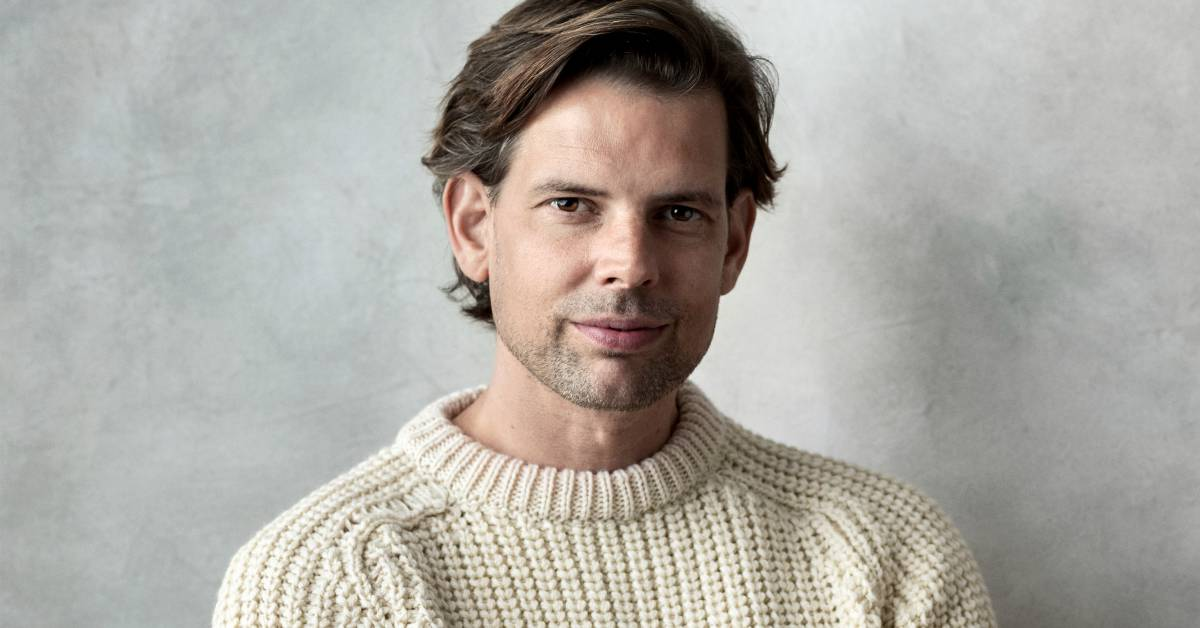
#> input picture images/alex-schulman.jpg, 1200 x 628 px; its folder holds only this picture in this run
$ python Face_Detector.py
#> lines starting #> are read from the running program, lines starting #| are printed output that depends on the picture; after the words box and inside, x2 and y2 are one past the last pixel; in counts of white or black regions, pixels touching at a corner belong together
import cv2
import os

# A ML model built to identify faces - trained on large amounts of black/white images of faces
trained_face_data = cv2.CascadeClassifier('haarcascade_frontalface_default.xml')

# Put all images of faces you wish to classify in this directory
folder_dir = "images"

# Goes through all images in the folder. Uses multiscale-detection, so the size
# of the image / size of the face within the image does not matter.
for image in os.listdir(folder_dir):
    img = cv2.imread("images/" + image)
#> img is the input picture: shape (628, 1200, 3); mean B, G, R 163.5, 169.8, 173
    blackwhite_img = cv2.cvtColor(img, cv2.COLOR_BGR2GRAY)
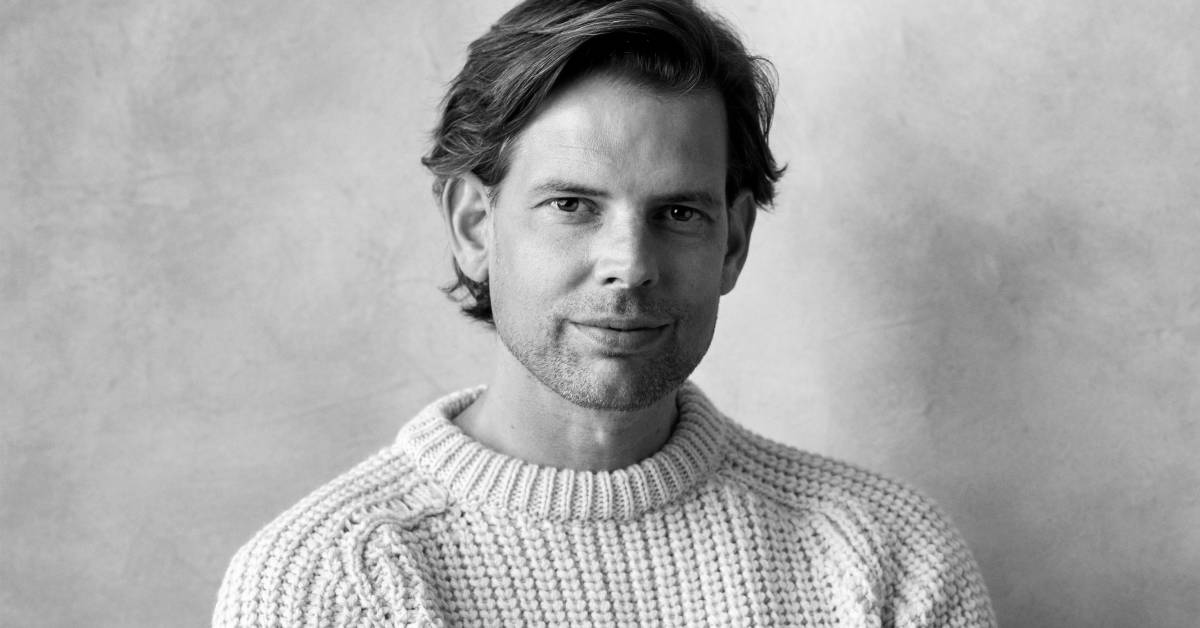
#> blackwhite_img: shape (628, 1200); min 0, max 255, mean 170.1

    face_coordinates = trained_face_data.detectMultiScale(blackwhite_img)
#> face_coordinates = [[586, 590, 30, 30], [465, 94, 304, 304]]

    for (x, y, w, h) in face_coordinates:
        cv2.rectangle(img, (x, y), (x + w, y + h), (0, 255, 0), 2)
#> this loop made 2 passes
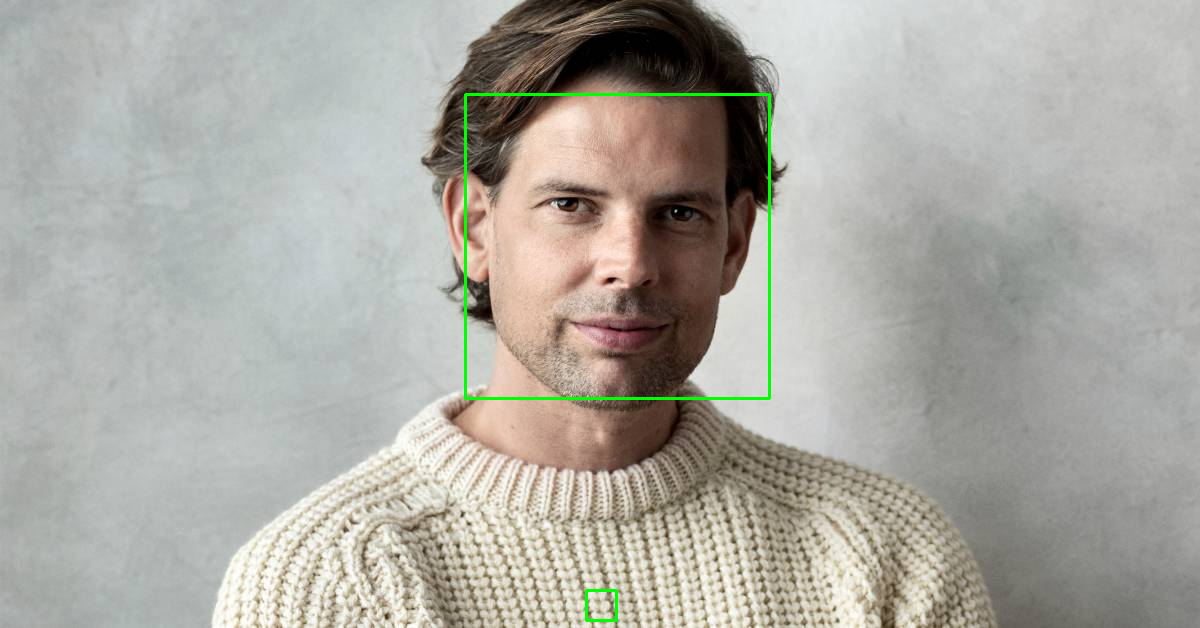
#> img: shape (628, 1200, 3); 0.53% of pixels changed, all inside (x1, y1, x2, y2) = (464, 93, 771, 622)

    width = img.shape[1]
#> width = 1200
    height = img.shape[0]
#> height = 628
    ratio = width/height
#> ratio = 1.91

# Display the image with face detection (also normalizes the size)
    cv2.imshow('Face Detector', cv2.resize(img, (700, int(700/ratio))))
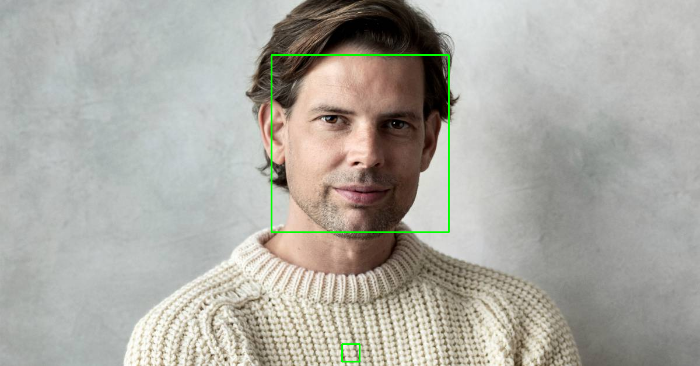
#> window 'Face Detector': shape (366, 700, 3); mean B, G, R 162.8, 170.3, 172.1

# Display the image until the window is closed - then display next image if there is one
    cv2.waitKey()

# Hopefully by this stage in the code all faces have been correctly identified :)
print('Code ran successfully')

$ run again, on images/samir.jpg
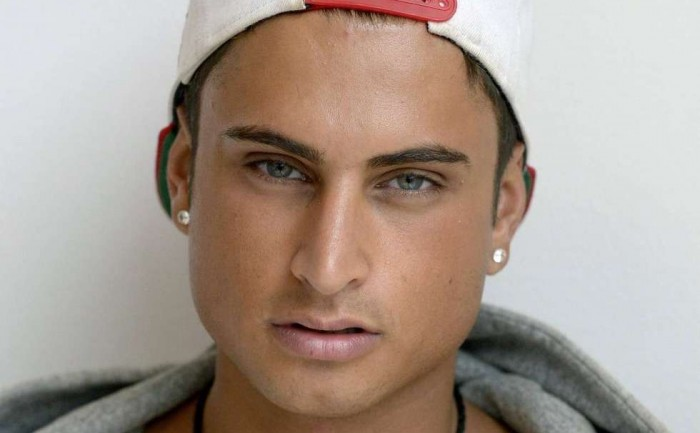
#> input picture images/samir.jpg, 700 x 433 px
#> img is the input picture: shape (433, 700, 3); mean B, G, R 143.3, 153.8, 168.5
#> `blackwhite_img = cv2.cvtColor(img, cv2.COLOR_BGR2GRAY)`:
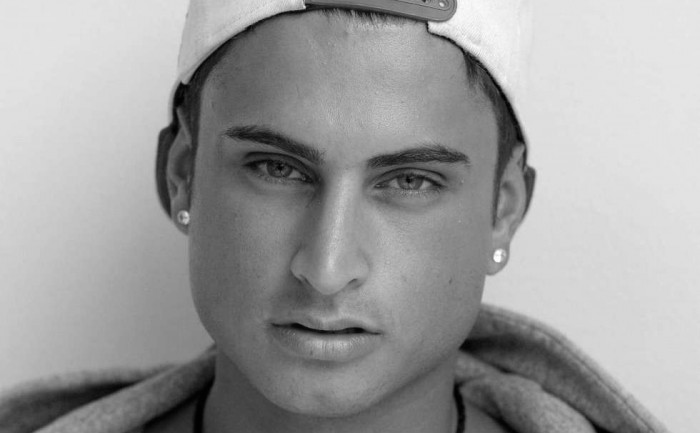
#> blackwhite_img: shape (433, 700); min 0, max 255, mean 157.1
#> face_coordinates = [[162, 48, 347, 347]]
#> the loop `for (x, y, w, h) in face_coordinates:` made 1 pass
#> after the loop `for (x, y, w, h) in face_coordinates:`:
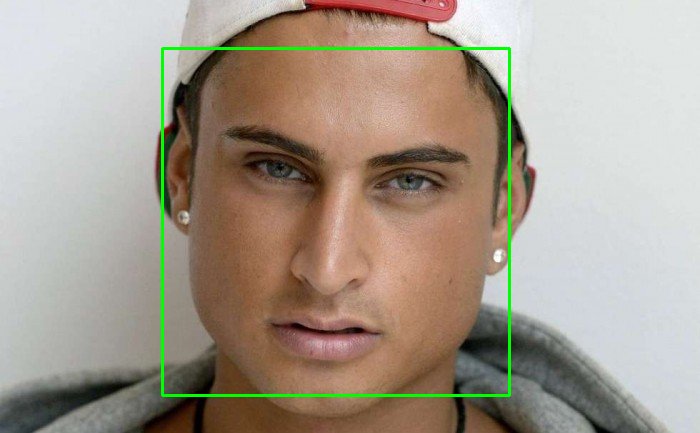
#> img: shape (433, 700, 3); 1.37% of pixels changed, all inside (x1, y1, x2, y2) = (161, 47, 511, 397)

$ run again, on images/therock.jpeg
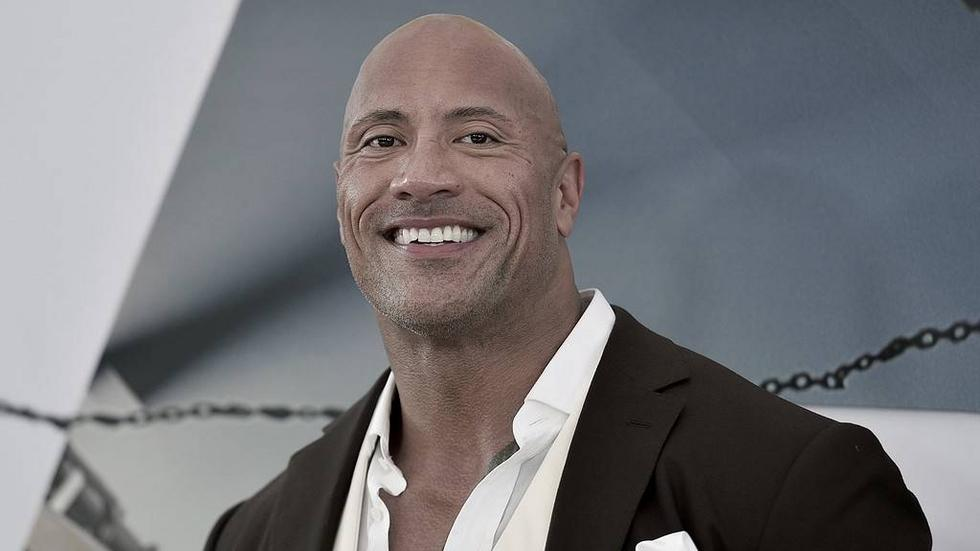
#> input picture images/therock.jpeg, 980 x 551 px
#> img is the input picture: shape (551, 980, 3); mean B, G, R 120.1, 116.6, 117.2
#> face_coordinates = [[297, 33, 263, 263]]
#> the loop `for (x, y, w, h) in face_coordinates:` made 1 pass
#> after the loop `for (x, y, w, h) in face_coordinates:`:
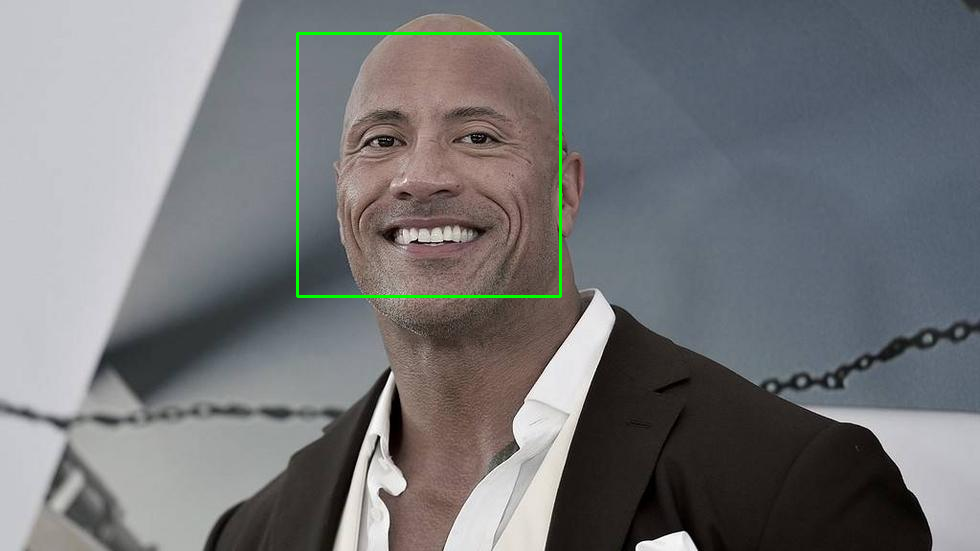
#> img: shape (551, 980, 3); 0.58% of pixels changed, all inside (x1, y1, x2, y2) = (296, 32, 562, 298)
#> `cv2.imshow('Face Detector', cv2.resize(img, (700, int(700/ratio))))`:
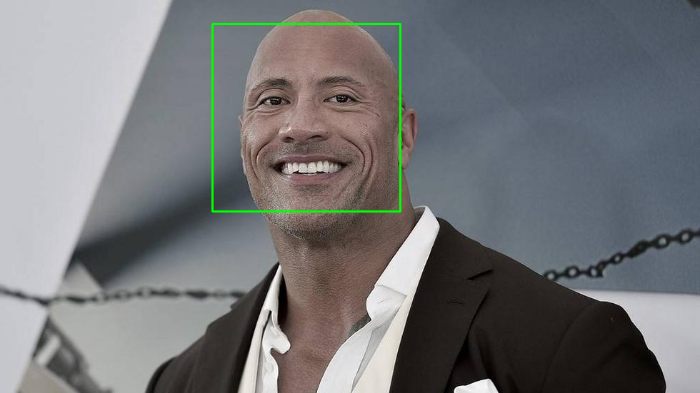
#> window 'Face Detector': shape (393, 700, 3); mean B, G, R 119.4, 117.4, 116.5

$ run again, on images/child.jpg
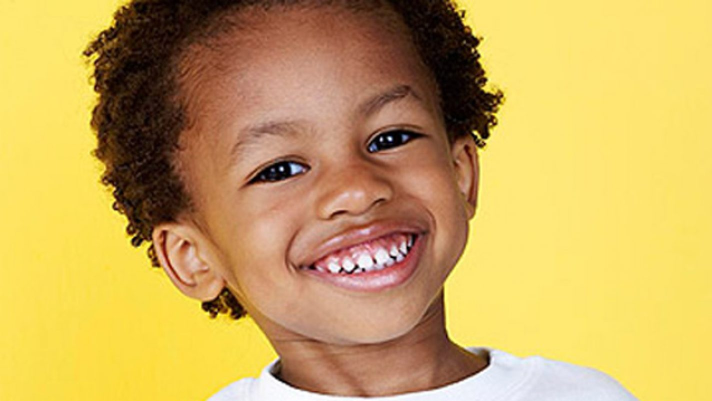
#> input picture images/child.jpg, 1424 x 802 px (shown at 1/2 size)
#> img is the input picture: shape (802, 1424, 3); mean B, G, R 93.1, 169.3, 202.7
#> `blackwhite_img = cv2.cvtColor(img, cv2.COLOR_BGR2GRAY)`:
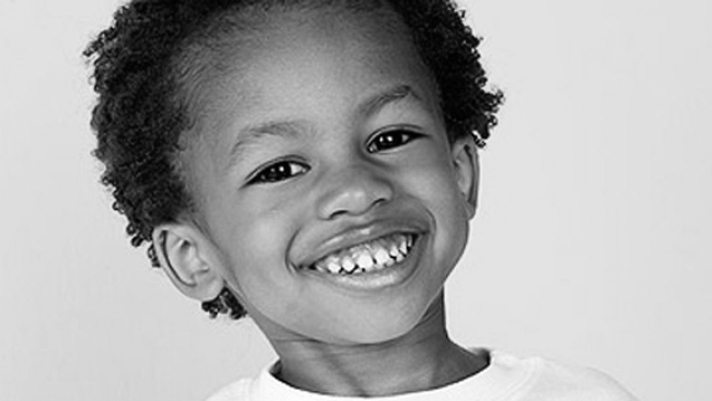
#> blackwhite_img: shape (802, 1424) (shown at 1/2 size); min 0, max 255, mean 170.7
#> face_coordinates = [[338, 63, 637, 637]]
#> the loop `for (x, y, w, h) in face_coordinates:` made 1 pass
#> `cv2.imshow('Face Detector', cv2.resize(img, (700, int(700/ratio))))`:
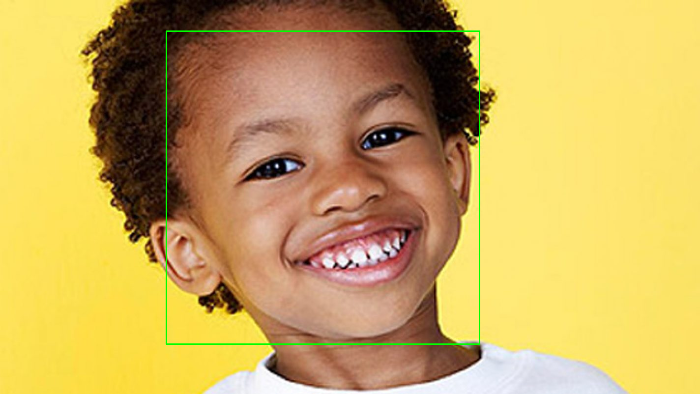
#> window 'Face Detector': shape (394, 700, 3); mean B, G, R 92.7, 170.1, 201.6
